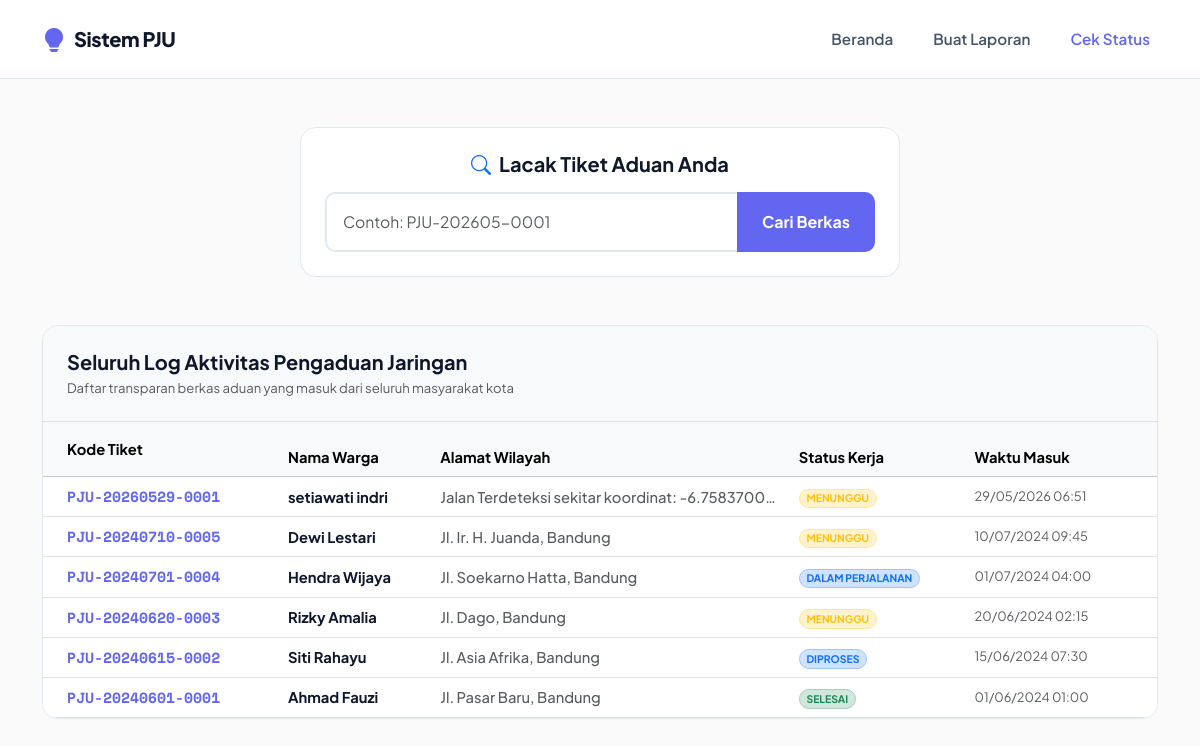
The page /pju_uas/user/tracking.php on the database its author committed.
### tables this page shows
CREATE TABLE `laporan` (
  `id` int(10) UNSIGNED NOT NULL,
  `kode_laporan` varchar(20) NOT NULL COMMENT 'Format: PJU-YYYYMMDD-XXXX',
  `nama_pelapor` varchar(100) NOT NULL,
  `no_hp` varchar(20) NOT NULL,
  `deskripsi` text NOT NULL,
  `foto` varchar(255) DEFAULT NULL,
  `latitude` decimal(10,8) NOT NULL,
  `longitude` decimal(11,8) NOT NULL,
  `alamat_lokasi` varchar(500) DEFAULT NULL,
  `status` enum('menunggu','diproses','dalam_perjalanan','selesai','dibatalkan') NOT NULL DEFAULT 'menunggu',
  `teknisi_id` int(10) UNSIGNED DEFAULT NULL,
  `estimasi_selesai` datetime DEFAULT NULL,
  `catatan_teknisi` text DEFAULT NULL,
  `created_at` timestamp NOT NULL DEFAULT current_timestamp(),
  `updated_at` timestamp NOT NULL DEFAULT current_timestamp() ON UPDATE current_timestamp()
);

### pju_uas/config/app.php (called while the page is built, shortened)
<?php
function e(string $str): string {
    return htmlspecialchars($str, ENT_QUOTES | ENT_HTML5, 'UTF-8');
}
function statusLabel(string $status): string {
    return match($status) {
        'menunggu'         => 'Menunggu',
        'diproses'         => 'Diproses',
        'dalam_perjalanan' => 'Dalam Perjalanan',
        'selesai'          => 'Selesai',
        'dibatalkan'       => 'Dibatalkan',
        default            => 'Tidak Diketahui',
    };
}

### pju_uas/user/tracking.php (the view, shortened to what this page needs)
<?php
require_once dirname(__DIR__) . '/config/app.php';
$db        = getDB();
$kodeInput = isset($_GET['kode']) ? trim($_GET['kode']) : '';
$stmtAll = $db->query("
    SELECT l.*, t.nama AS nama_teknisi
    FROM laporan l
    LEFT JOIN teknisi t ON l.teknisi_id = t.id
    ORDER BY l.created_at DESC
");
$allLaporan = $stmtAll->fetchAll();
include dirname(__DIR__) . '/templates/header.php';
?>
<nav class="navbar navbar-expand-lg navbar-clean">
  <div class="container">
    <a class="navbar-brand d-flex align-items-center gap-2" href="<?= BASE_URL ?>/">
      <div class="text-primary fs-4" style="color: #6366F1 !important;"><i class="bi bi-lightbulb-fill"></i></div>
      <span style="font-weight: 800; color: #0F172A; letter-spacing: -0.02em;">Sistem PJU</span>
    </a>
    <div class="collapse navbar-collapse" id="navMain">
      <ul class="navbar-nav ms-auto align-items-lg-center gap-4">
        <li><a class="nav-link nav-link-clean" href="<?= BASE_URL ?>/">Beranda</a></li>
        <li><a class="nav-link nav-link-clean" href="<?= BASE_URL ?>/user/laporan.php">Buat Laporan</a></li>
        <li><a class="nav-link nav-link-clean active" href="<?= BASE_URL ?>/user/tracking.php">Cek Status</a></li>
      </ul>
    </div>
  </div>
</nav>
<div class="container py-5">
  <div class="card-clean p-4 mb-5 mx-auto" style="max-width: 600px;">
    <h5 class="text-dark-solid mb-3 text-center"><i class="bi bi-search me-2 text-primary"></i>Lacak Tiket Aduan Anda</h5>
    <form method="GET" action="">
      <div class="input-group">
        <input type="text" name="kode" class="form-control p-3 border-end-0" style="border-radius: 10px 0 0 10px;" placeholder="Contoh: PJU-202605-0001" value="<?= e($kodeInput) ?>" required>
        <button class="btn px-4 text-white" type="submit" style="background: #6366F1; border-radius: 0 10px 10px 0; font-weight: 700;">Cari Berkas</button>
      </div>
    </form>
  </div>
  <div class="card-clean overflow-hidden">
    <div class="p-4 bg-light border-bottom">
      <h5 class="text-dark-solid mb-1">Seluruh Log Aktivitas Pengaduan Jaringan</h5>
      <p class="text-muted small mb-0">Daftar transparan berkas aduan yang masuk dari seluruh masyarakat kota</p>
    </div>
    <div class="table-responsive">
      <table class="table table-hover align-middle mb-0" style="font-size: 0.92rem;">
        <thead class="table-light">
          <tr class="text-secondary" style="font-weight: 600;">
            <th class="ps-4 py-3">Kode Tiket</th>
            <th>Nama Warga</th>
            <th>Alamat Wilayah</th>
            <th>Status Kerja</th>
            <th class="pe-4">Waktu Masuk</th>
          </tr>
        </thead>
        <tbody>
          <?php foreach ($allLaporan as $row): ?>
          <tr>
            <td class="ps-4">
              <a href="?kode=<?= e($row['kode_laporan']) ?>" class="fw-bold text-decoration-none" style="font-family:'Space Mono', monospace; color: #6366F1;">
                <?= e($row['kode_laporan']) ?>
              </a>
            </td>
            <td class="fw-700 text-dark-solid"><?= e($row['nama_pelapor']) ?></td>
            <td class="text-muted text-truncate" style="max-width:280px; font-weight: 500;">
              <?= e($row['alamat_lokasi'] ?? 'Koordinat terlampir') ?>
            </td>
            <td>
              <?php
              $badgeColor = match($row['status']) {
                  'menunggu' => 'bg-warning-subtle text-warning border border-warning-subtle',
                  'diproses', 'dalam_perjalanan' => 'bg-primary-subtle text-primary border border-primary-subtle',
                  'selesai' => 'bg-success-subtle text-success border border-success-subtle',
                  default => 'bg-danger-subtle text-danger border border-danger-subtle'
              };
              ?>
              <span class="badge <?= $badgeColor ?> px-2.5 py-1.5 rounded-pill text-uppercase fw-700" style="font-size: 0.65rem;">
                  <?= statusLabel($row['status']) ?>
              </span>
            </td>
            <td class="text-muted small pe-4 fw-500"><?= date('d/m/Y H:i', strtotime($row['created_at'])) ?></td>
          </tr>
          <?php endforeach; ?>
        </tbody>
      </table>
    </div>
  </div>
</div>
<?php include dirname(__DIR__) . '/templates/footer.php'; ?>

### pju_uas/css/style.css (style rules this page uses)
:root { --pju-primary: #06B6D4; --pju-primary-dark:#0891B2; --pju-yellow: #FBBF24; --pju-orange: #F97316; --pju-dark: #0F172A; --pju-card-bg: rgba(255, 255, 255, 0.85); --pju-border: rgba(226, 232, 240, 0.8); --pju-text: #334155; --pju-text-muted: #64748B; --pju-sidebar-w: 260px; --pju-radius: 24px; --pju-shadow: 0 20px 40px -15px rgba(6, 182, 212, 0.1); --pju-shadow-lg: 0 30px 60px -15px rgba(6, 182, 212, 0.2); --transition: all 0.35s cubic-bezier(0.4, 0, 0.2, 1); --pju-bg-light: #F8FAFC; }
*, *::before, *::after { box-sizing: border-box; }
body { font-family: 'Plus Jakarta Sans', sans-serif; font-size: 15px; color: var(--pju-text); background: var(--pju-bg-light); transition: var(--transition); -webkit-font-smoothing: antialiased; }
a { text-decoration: none; transition: var(--transition); }
.form-control, .form-select { border: 2px solid #E2E8F0; border-radius: 14px; padding: 12px 18px; font-size: 0.98rem; transition: var(--transition); background: #fff; }

### pju_uas/user/tracking.php (style rules this page uses)
body { background-color: #FAFAFB; color: #1E293B; font-family: 'Plus Jakarta Sans', sans-serif; }
.navbar-clean { background: #FFFFFF; border-bottom: 1px solid #E2E8F0; padding: 16px 0; }
.nav-link-clean { color: #475569 !important; font-weight: 600; font-size: 0.95rem; }
.nav-link-clean:hover, .nav-link-clean.active { color: #6366F1 !important; }
.card-clean { background: #FFFFFF; border: 1px solid #E2E8F0; border-radius: 16px; box-shadow: 0 1px 3px rgba(0,0,0,0.02); }
.text-dark-solid { color: #0F172A !important; font-weight: 700; }

### rows shown on the page
laporan: kode_laporan "PJU-20260529-0001", nama_pelapor "setiawati indri", alamat_lokasi "Jalan Terdeteksi sekitar koordinat: -6.7583700…", status "MENUNGGU", created_at "29/05/2026 06:51"
laporan: kode_laporan "PJU-20240710-0005", nama_pelapor "Dewi Lestari", alamat_lokasi "Jl. Ir. H. Juanda, Bandung", status "MENUNGGU", created_at "10/07/2024 09:45"
laporan: kode_laporan "PJU-20240701-0004", nama_pelapor "Hendra Wijaya", alamat_lokasi "Jl. Soekarno Hatta, Bandung", status "DALAM PERJALANAN", created_at "01/07/2024 04:00"
laporan: kode_laporan "PJU-20240620-0003", nama_pelapor "Rizky Amalia", alamat_lokasi "Jl. Dago, Bandung", status "MENUNGGU", created_at "20/06/2024 02:15"
laporan: kode_laporan "PJU-20240615-0002", nama_pelapor "Siti Rahayu", alamat_lokasi "Jl. Asia Afrika, Bandung", status "DIPROSES", created_at "15/06/2024 07:30"
laporan: kode_laporan "PJU-20240601-0001", nama_pelapor "Ahmad Fauzi", alamat_lokasi "Jl. Pasar Baru, Bandung", status "SELESAI", created_at "01/06/2024 01:00"
